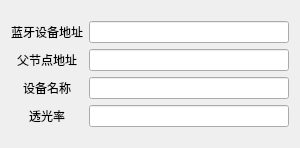
<?xml version="1.0" encoding="UTF-8"?>
<ui version="4.0">
 <class>BleIllum</class>
 <widget class="QWidget" name="BleIllum">
  <property name="geometry">
   <rect>
    <x>0</x>
    <y>0</y>
    <width>300</width>
    <height>148</height>
   </rect>
  </property>
  <property name="sizePolicy">
   <sizepolicy hsizetype="Preferred" vsizetype="Maximum">
    <horstretch>0</horstretch>
    <verstretch>0</verstretch>
   </sizepolicy>
  </property>
  <property name="windowTitle">
   <string>灯光传感器状态</string>
  </property>
  <layout class="QGridLayout" name="gridLayout_2">
   <item row="0" column="0">
    <layout class="QVBoxLayout" name="verticalLayout">
     <item>
      <layout class="QGridLayout" name="gridLayout">
       <item row="0" column="0">
        <widget class="QLabel" name="label">
         <property name="text">
          <string>蓝牙设备地址</string>
         </property>
         <property name="alignment">
          <set>Qt::AlignCenter</set>
         </property>
        </widget>
       </item>
       <item row="0" column="1">
        <widget class="QLineEdit" name="nwkAddrEdit"/>
       </item>
       <item row="1" column="0">
        <widget class="QLabel" name="label_2">
         <property name="text">
          <string>父节点地址</string>
         </property>
         <property name="alignment">
          <set>Qt::AlignCenter</set>
         </property>
        </widget>
       </item>
       <item row="1" column="1">
        <widget class="QLineEdit" name="parAddrEdit"/>
       </item>
       <item row="2" column="0">
        <widget class="QLabel" name="label_3">
         <property name="text">
          <string>设备名称</string>
         </property>
         <property name="alignment">
          <set>Qt::AlignCenter</set>
         </property>
        </widget>
       </item>
       <item row="2" column="1">
        <widget class="QLineEdit" name="hwAddrEdit"/>
       </item>
       <item row="3" column="0">
        <widget class="QLabel" name="label_4">
         <property name="text">
          <string>透光率</string>
         </property>
         <property name="alignment">
          <set>Qt::AlignCenter</set>
         </property>
        </widget>
       </item>
       <item row="3" column="1">
        <widget class="QLineEdit" name="valueEdit"/>
       </item>
      </layout>
     </item>
    </layout>
   </item>
  </layout>
 </widget>
 <resources/>
 <connections/>
</ui>
